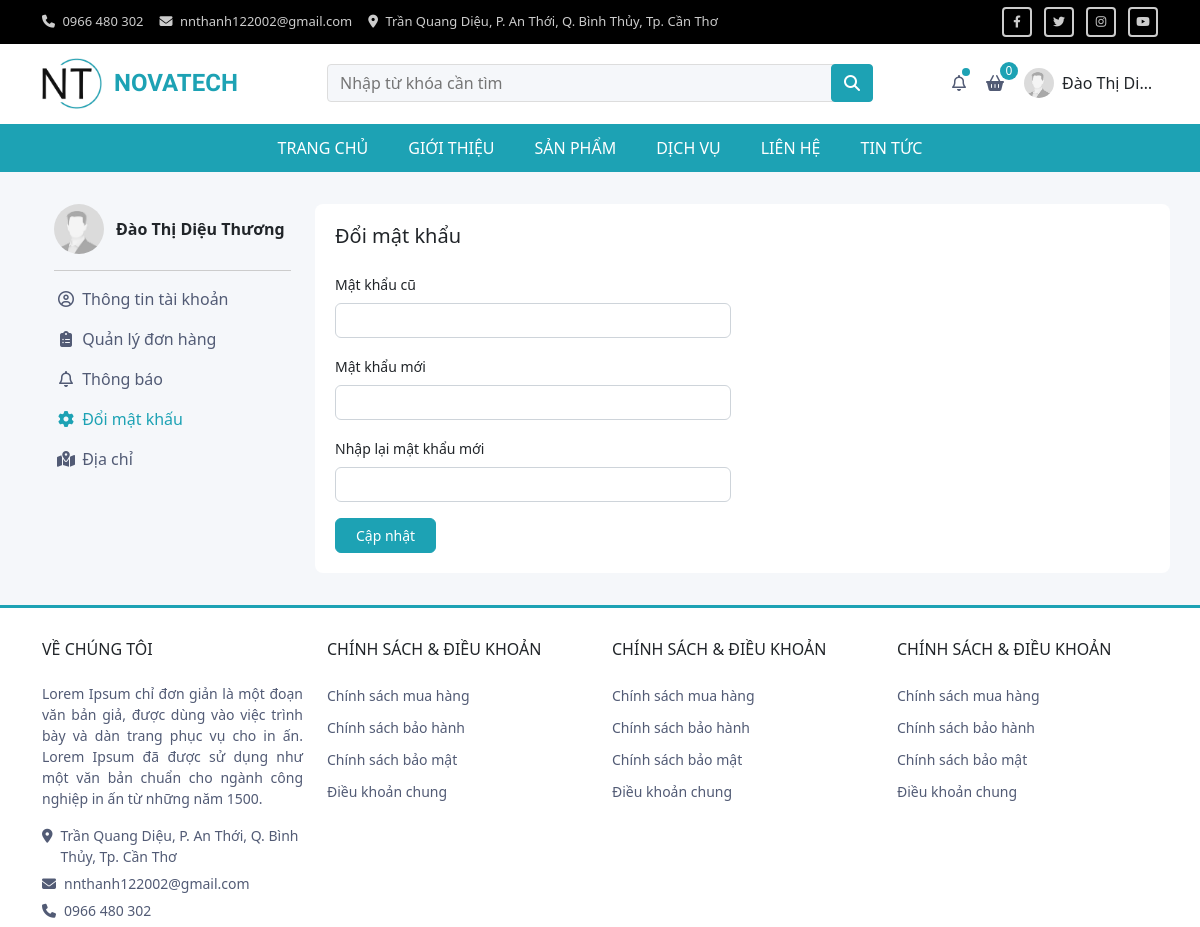
Screenshot of /change-password.php (signed in) with the database file from the repository.
### tables this page shows
CREATE TABLE `khach_hang` (
  `id` int(10) NOT NULL,
  `ten_tai_khoan` varchar(30) DEFAULT NULL,
  `ho_ten` varchar(40) NOT NULL,
  `email` varchar(30) NOT NULL,
  `mat_khau` varchar(16) NOT NULL,
  `gioi_tinh` varchar(10) NOT NULL DEFAULT 'Nam',
  `ngay_sinh` date DEFAULT NULL,
  `so_dien_thoai` varchar(15) NOT NULL,
  `level` varchar(1) NOT NULL DEFAULT '0' COMMENT '0: user; 1: Admin',
  `avatar` varchar(255) NOT NULL DEFAULT 'avatar-default.jfif',
  `created_at` datetime NOT NULL DEFAULT current_timestamp(),
  `updated_at` datetime NOT NULL DEFAULT current_timestamp()
);

### admin/config/config.php (called while the page is built, shortened)
<?php
    $userlogged = isset($_SESSION['user_logged']) ? $_SESSION['user_logged'] : array();
?>

### change-password.php (the view, shortened to what this page needs)
<?php
    require('./admin/config/config.php');
    $sql = "SELECT * FROM khach_hang WHERE id = {$userlogged['id']}";
    $result = $conn->query($sql);
    $user = $result->fetch_assoc();
?>
<!DOCTYPE html>
<html lang="en">
<head>
    <link href="https://cdn.jsdelivr.net/npm/bootstrap@5.2.3/dist/css/bootstrap.min.css" rel="stylesheet">
    <link rel="stylesheet" type="text/css" href="//cdn.jsdelivr.net/npm/slick-carousel@1.8.1/slick/slick.css"/>
    <link rel="stylesheet" href="https://cdnjs.cloudflare.com/ajax/libs/font-awesome/6.4.0/css/all.min.css" />
    <link rel="stylesheet" href="./assets/css/style.css">
    <link rel="stylesheet" href="./assets/css/style-profile.css">
  </head>
</head>
<body>
    <div class="wrapper">
        <?php
            require('./partials/header.php')
        ?>
        <div class="profile-content">
            <div class="container-lg container-fluid">
                <div class="row">
                    <div class="col-md-3">
                        <div class="sidebar-menu">
                            <div class="sidebar-menu__header">
                                <img src="<?=$user['avatar']?>" alt="" class="sidebar-menu__header-img">
                                <p class="sidebar-menu__header-name"><?=$userlogged['fullname']?></p>
                            </div>
                            <ul class="sidebar-menu__list">
                                <li class="sidebar-menu__item">
                                    <a href="./profile.php" class="sidebar-menu__link">
                                        <i class="fa-regular fa-circle-user sidebar-menu__icon"></i> Thông tin tài khoản
                                    </a>
                                </li>
                                <li class="sidebar-menu__item">
                                    <a href="./orders.php" class="sidebar-menu__link">
                                        <i class="fa-solid fa-clipboard-list sidebar-menu__icon"></i> Quản lý đơn hàng
                                    </a>
                                </li>
                                <li class="sidebar-menu__item">
                                    <a href="./notify.php" class="sidebar-menu__link">
                                        <i class="fa-regular fa-bell sidebar-menu__icon"></i> Thông báo
                                    </a>
                                </li>
                                <li class="sidebar-menu__item active">
                                    <a href="./change-password.php" class="sidebar-menu__link">
                                        <i class="fa-solid fa-gear sidebar-menu__icon"></i> Đổi mật khấu
                                    </a>
                                </li>
                                <li class="sidebar-menu__item">
                                    <a href="./address.php" class="sidebar-menu__link">
                                        <i class="fa-solid fa-map-location-dot sidebar-menu__icon"></i> Địa chỉ
                                    </a>
                                </li>
                            </ul>
                        </div>
                    </div>
                    <div class="col-md-9 profile-content__center">
                        <h5 class="profile-content__title">Đổi mật khẩu</h5>
                        <div class="row mt-4">
                            <div class="col-md-6">
                                <form action="" id="form-change-password" class="profile-content__form" method="POST">
                                    <div class="mb-3 form-group">
                                        <label for="old-password" class="form-label profile-content__label">Mật khẩu cũ</label>
                                        <input type="password" class="form-control profile-content__input" id="old-password" name="old-password">
                                    </div>
                                    <div class="mb-3 form-group">
                                        <label for="new-password" class="form-label profile-content__label">Mật khẩu mới</label>
                                        <input type="password" class="form-control profile-content__input" id="new-password" name="new-password">
                                    </div>
                                    <div class="mb-3 form-group">
                                        <label for="confirm-new-password" class="form-label profile-content__label">Nhập lại mật khẩu mới</label>
                                        <input type="password" class="form-control profile-content__input" id="confirm-new-password" name="confirm-new-password">
                                    </div>
                                    <button class="btn btn-primary profile-content__btn">Cập nhật</button>
                                </form>
                            </div>
                        </div>
                    </div>
                </div>
            </div>
        </div>
        <?php
            require('./partials/footer.php')
        ?>
    </div>
</body>
</html>

### partials/header.php (shortened to what this page needs)
<?php
$tong_san_pham = 0;
if (isset($userlogged) && !empty($userlogged)) {
    if (stripos($userlogged['avatar'], 'http') == '') {
        $userlogged['avatar'] = "./storage/uploads/img/" . $userlogged['avatar'];
    }
}
?>
<header id="header" class="header">
    <div class="header-topbar">
        <div class="container-lg container-fluid-lg">
            <div class="row">
                <div class="col-md-9">
                    <div class="header-topbar__left">
                        <p class="header-topbar__left-item">
                            <i class="fa-solid fa-phone header-topbar__left-icon"></i>
                            0966 480 302
                        </p>
                        <p class="header-topbar__left-item">
                            <i class="fa-solid fa-envelope header-topbar__left-icon"></i>
                            nnthanh122002@gmail.com
                        </p>
                        <p class="header-topbar__left-item">
                            <i class="fa-solid fa-location-dot header-topbar__left-icon"></i>
                            Trần Quang Diệu, P. An Thới, Q. Bình Thủy, Tp. Cần Thơ
                        </p>
                    </div>
                </div>
                <div class="col-md-3">
                    <div class="header-topbar__right">
                        <a href="" class="header-topbar__right-link" data-bs-toggle="tooltip" data-bs-placement="bottom" data-bs-title="Facebook">
                            <i class="fa-brands fa-facebook-f"></i>
                        </a>
                        <a href="" class="header-topbar__right-link" data-bs-toggle="tooltip" data-bs-placement="bottom" data-bs-title="Twitter">
                            <i class="fa-brands fa-twitter"></i>
                        </a>
                        <a href="" class="header-topbar__right-link" data-bs-toggle="tooltip" data-bs-placement="bottom" data-bs-title="Instagram">
                            <i class="fa-brands fa-instagram"></i>
                        </a>
                        <a href="" class="header-topbar__right-link" data-bs-toggle="tooltip" data-bs-placement="bottom" data-bs-title="Youtube">
                            <i class="fa-brands fa-youtube"></i>
                        </a>
                    </div>
                </div>
            </div>
        </div>
    </div>
    <div class="header-main">
        <div class="container-lg container-fluid">
            <div class="row">
                <div class="col-md-3">
                    <a href="./index.php" class="header-main-logo">
                        <img src="./assets/img/logo.png" alt="LOGO" class="header-main-logo__img">
                        <h6 class="header-main-logo__text">NOVATECH</h6>
                    </a>
                </div>
                <div class="col-lg-6 col-md-4">
                    <div class="header-main-search">
                        <form action="./products.php" class="header-main-search__form form-search-js">
                            <input type="text" name="search" placeholder="Nhập từ khóa cần tìm" class="header-main-search__input">
                            <button type="submit" class="header-main-search__btn-submit">
                                <i class="fa-solid fa-magnifying-glass"></i>
                            </button>
                        </form>
                    </div>
                </div>
                <div class="col-lg-3 col-md-5">
                    <div class="header-main-menu">
                        <div class="header-main-menu__item header-notify">
                            <a href="#" class="header-main-menu__link">
                                <span class="header-main-menu__icon">
                                    <i class="fa-regular fa-bell"></i>
                                </span>
                                <span class="badge"> </span>
                            </a>
                        </div>
                        <div class="header-main-menu__item header-cart">
                            <a href="#" class="header-main-menu__link">
                                <span class="header-main-menu__icon">
                                    <i class="fa-solid fa-basket-shopping"></i>
                                </span>
                                <span class="sum-cart-product">
                                    <?= $tong_san_pham ?>
                                </span>
                            </a>
                        </div>
                        <div class="header-main-menu__item header-main-menu__user">
                            <?php if (empty($userlogged)) { ?>
                                <a href="./login.php" class="header-main-menu__link">
                                    <span class="header-main-menu__icon">
                                        <i class="fa-regular fa-circle-user"></i>
                                    </span>
                                    Đăng nhập
                                </a>
                            <?php } else { ?>
                                <p class="header-main-menu__user-info">
                                    <img src="<?= $userlogged['avatar'] ?>" alt="" class="header-main-menu__user-avatar">
                                    <span class="header-main-menu__user-name text-truncate"><?= $userlogged['fullname'] ?></span>
                                </p>
                            <?php } ?>
                        </div>
                    </div>
                </div>
            </div>
        </div>
    </div>
    <div class="header-navbar">
        <div class="container-lg container-fluid">
            <div class="row">
                <div class="col-md-12">
                    <ul class="header-navbar__list">
                        <li class="header-navbar__item">
                            <a href="./index.php" class="header-navbar__link">
                                TRANG CHỦ
                            </a>
                        </li>
                        <li class="header-navbar__item">
                            <a href="./about.php" class="header-navbar__link">
                                GIỚI THIỆU
                            </a>
                        </li>
                        <li class="header-navbar__item">
                            <a href="./products.php" class="header-navbar__link">
                                SẢN PHẨM
                            </a>
                        </li>
                        <li class="header-navbar__item">
                            <a href="" class="header-navbar__link">
                                DỊCH VỤ
                            </a>
                        </li>
                        <li class="header-navbar__item">
                            <a href="./contact.php" class="header-navbar__link">
                                LIÊN HỆ
                            </a>
                        </li>
                        <li class="header-navbar__item">
                            <a href="./news.php" class="header-navbar__link">
                                TIN TỨC
                            </a>
                        </li>
                    </ul>
                </div>
            </div>
        </div>
    </div>
</header>

### assets/css/style-profile.css (style rules this page uses)
.profile-content { padding: 32px 0; background-color: var(--bg-gray-200); }
.profile-content__center { padding: 20px; background-color: #fff; border-radius: 8px; }
.profile-content__label { font-size: 14px; font-weight: 500; }
.profile-content__input { font-size: 14px; }
.profile-content__btn { padding: 6px 20px; font-size: 14px; }

### rows the page displays
khach_hang: ho_ten "Đào Thị Di…", avatar (placeholder picture), ho_ten "Đào Thị Diệu Thương"

### other values shown
$tong_san_pham "0"
